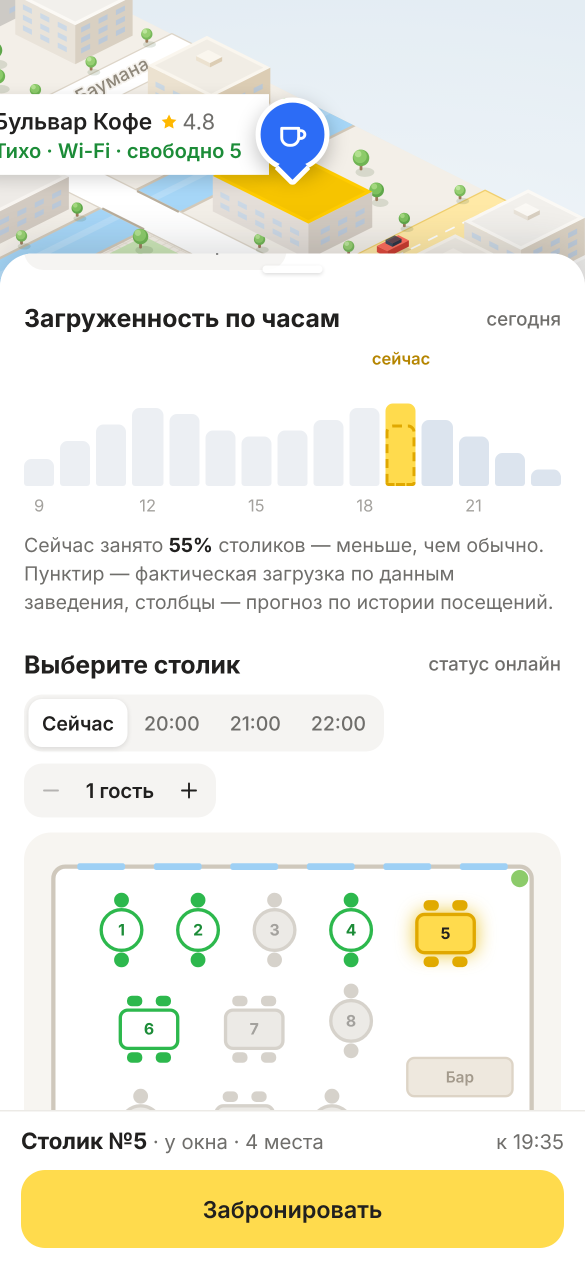
#> input picture yandex-space-ad/brochure/picked.png, 1170 x 2532 px (shown at 1/2 size)
$ python trace2.py ../brochure/picked.png ../brochure/card.png
#> lines starting #> are read from the running program, lines starting #| are printed output that depends on the picture
import sys, re, json, numpy as np, potrace
from PIL import Image, ImageFilter
src,out=sys.argv[1],sys.argv[2]; K=4
im=Image.open(src).convert('RGBA'); W=im.width*K
a=np.asarray(im).astype(float); R,G,B,A=[a[...,i] for i in range(4)]
#> after `R, G, B, A = [a[..., i] for i in range(4)]`:
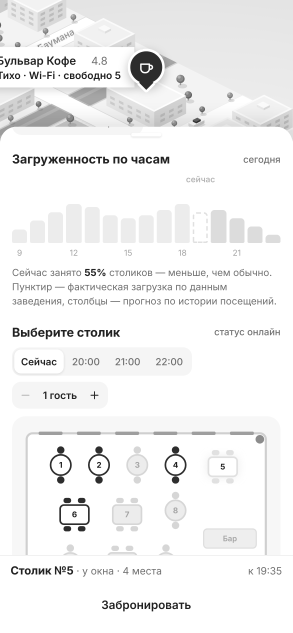
#> R: shape (2532, 1170) float64 (shown at 1/4 size); min 27, max 255, mean 241.5
#> after `R, G, B, A = [a[..., i] for i in range(4)]`:
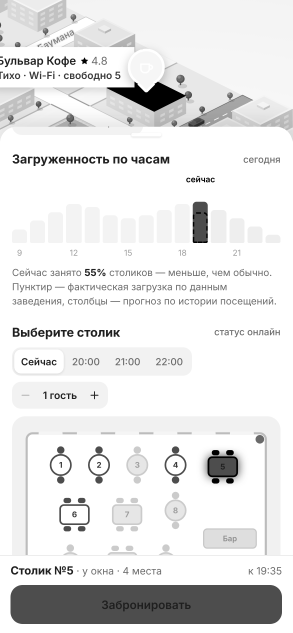
#> B: shape (2532, 1170) float64 (shown at 1/4 size); min 0, max 255, mean 230
cl=lambda x:np.clip(x,0,1)
L=(R+G+B)/3
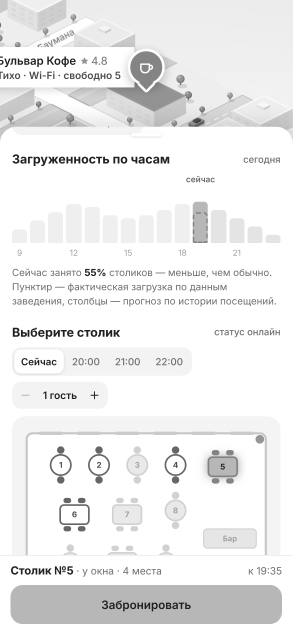
#> L: shape (2532, 1170) float64 (shown at 1/4 size); min 31.67, max 255, mean 237.4
white=cl((np.minimum(np.minimum(R,G),B)-90)/(235-90))          # all channels high
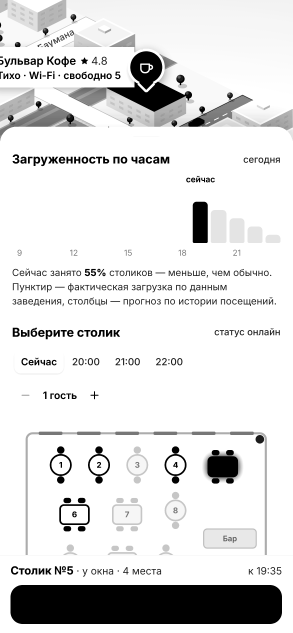
#> white: shape (2532, 1170) float64 (shown at 1/4 size); min 0, max 1, mean 0.875
yel=cl((R-B-60)/(215-60))                                        # warm & saturated
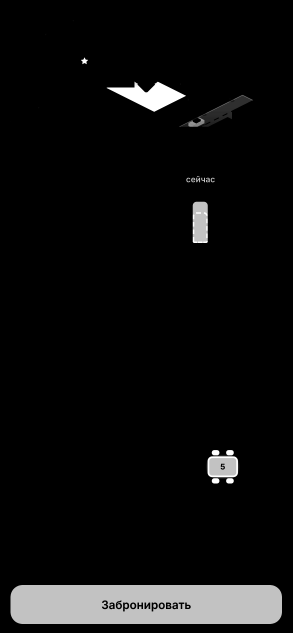
#> yel: shape (2532, 1170) float64 (shown at 1/4 size); min 0, max 1, mean 0.0548
beam=cl(yel+white*0)                                             # beam visible part
hi=cl((G-200)/(214-200))*cl((B-60)/(105-60))*(1-white)            # lighter yellow: higher G and B, not white
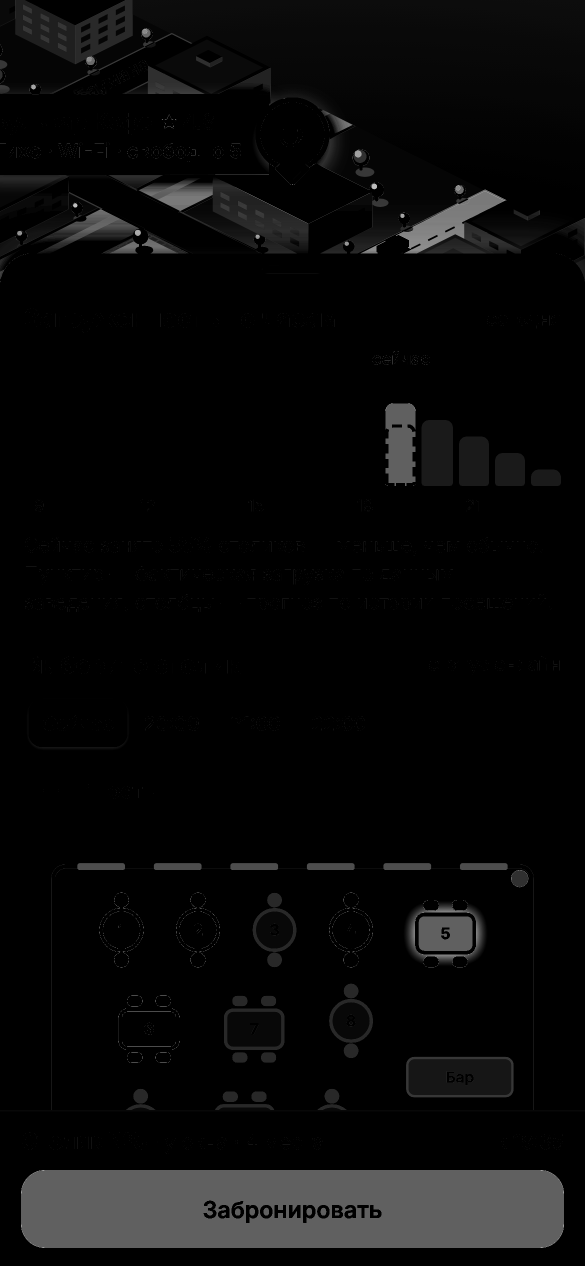
#> hi: shape (2532, 1170) float64 (shown at 1/2 size); min 0, max 0.883, mean 0.0367
circ=A/255
#> circ: shape (2532, 1170) float64; every value is 1
er=np.asarray(Image.fromarray(A.astype(np.uint8)).filter(ImageFilter.MinFilter(9))).astype(float)/255
white=white*er
def up(m,s=0.7):
#> called with s = 0.7
    i=Image.fromarray((cl(m)*255).astype(np.uint8)).filter(ImageFilter.GaussianBlur(s)).resize((W,W),Image.BICUBIC)
#> i: PIL image 4680x4680 L; every value is 255
    return np.asarray(i)>127
#> returned value: shape (4680, 4680) bool; every value is 1
def path(m,keep=1):
#> (the run stopped early here; a loop or call above may not have finished)

$ run again, on yandex-space-ad/brochure/mini.png
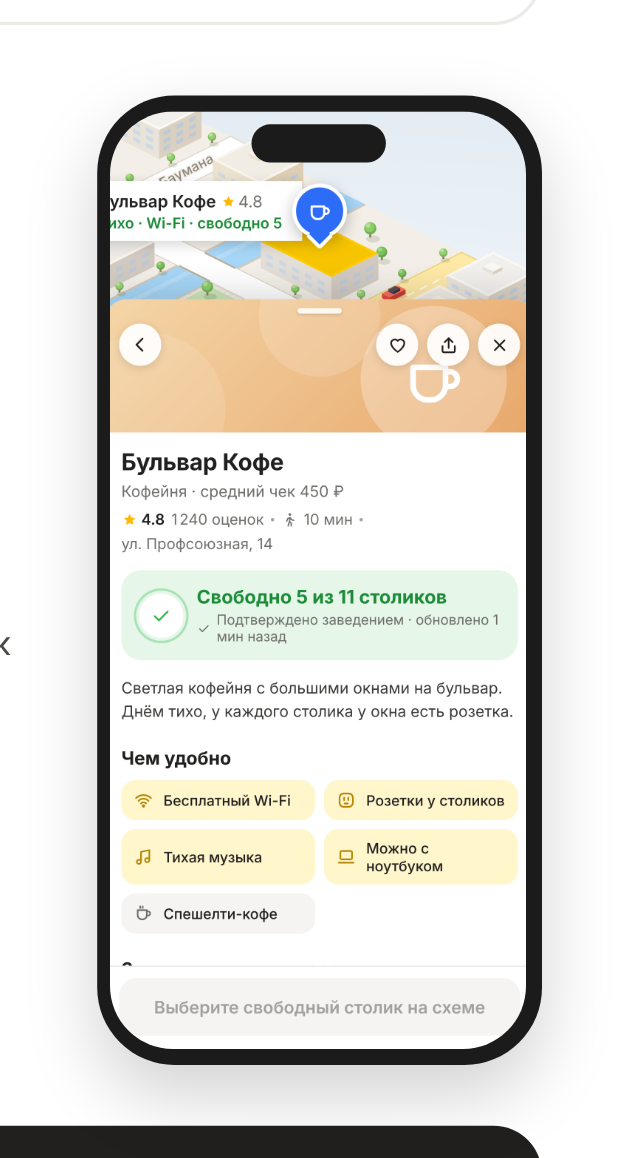
#> input picture yandex-space-ad/brochure/mini.png, 637 x 1158 px
#> A: shape (1158, 637) float64; every value is 255
#> `white=cl((np.minimum(np.minimum(R,G),B)-90)/(235-90))`:
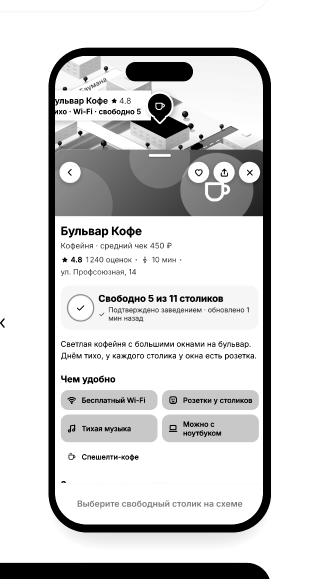
#> white: shape (1158, 637) float64 (shown at 1/2 size); min 0, max 1, mean 0.831
#> `hi=cl((G-200)/(214-200))*cl((B-60)/(105-60))*(1-white)`:
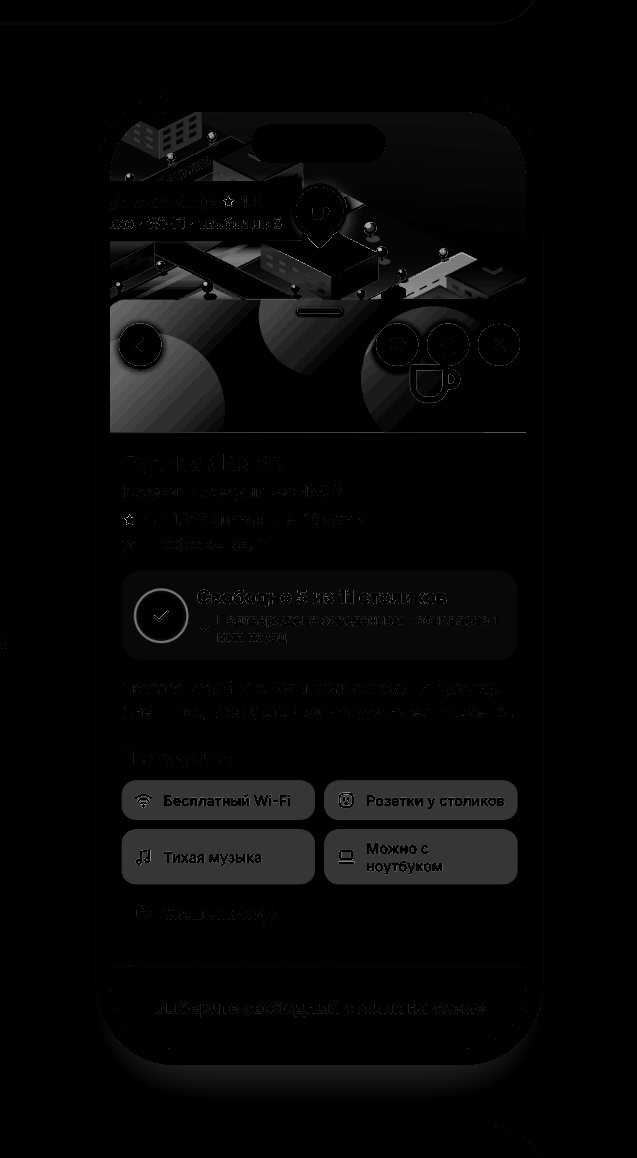
#> hi: shape (1158, 637) float64; min 0, max 0.855, mean 0.0246
#> circ: shape (1158, 637) float64; every value is 1
#> i: PIL image 2548x2548 L; every value is 255
